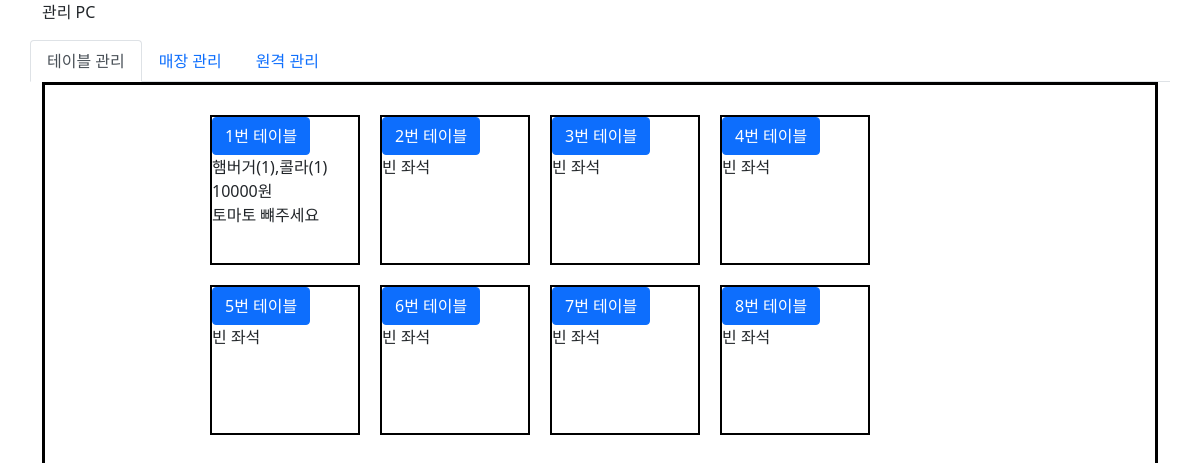
The page / (signed in) on the database as committed earlier.
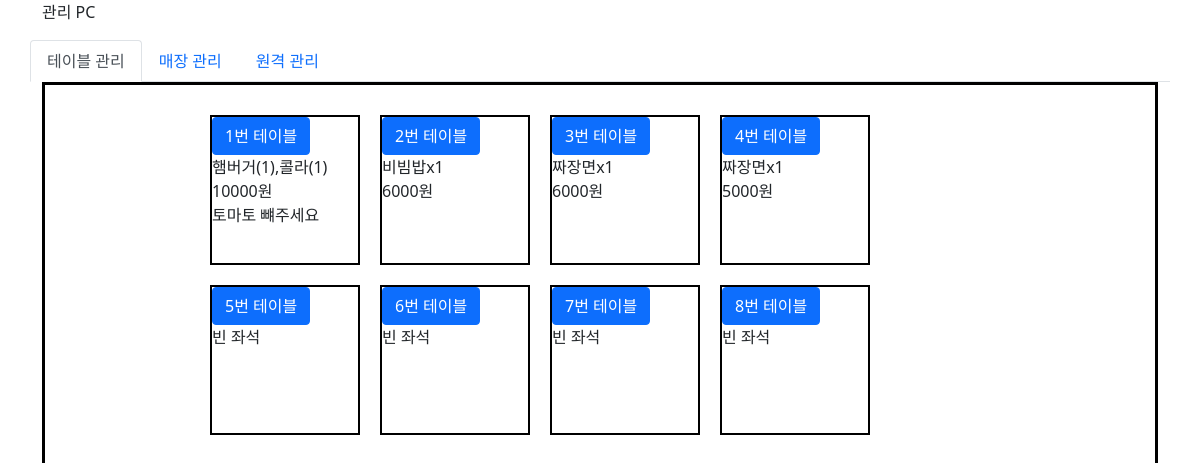
The same page on the database as committed later.
### tables this page shows
CREATE TABLE table2    (order_id integer primary key AUTOINCREMENT,    order_food text, inquery text, total integer, order_pc text, date text);

### server.py (the view, shortened to what this page needs)
@app.route("/", methods=['GET','POST'])
def hello(username=None, rows=None):
    if 'id' in session:
        if request.method == "GET":
            if request.args.get('id'): #삭제
                idx = request.args.get('id')
                delete_result = delete_menu(idx)
                if delete_result == 1:
                    print("메뉴를 정상적으로 삭제했습니다.")
                    return "<script>alert('메뉴를 정상적으로 삭제했습니다.');location.href='./';</script>"
                else:
                    print("비정상적인 요청으로 삭제하지 못했습니다.")
                    return "<script>alert('메뉴를 정상적으로 삭제했습니다.');location.href='./';</script>"
            else:
                username = session['id']
                rows = order_food() #주문 메뉴 조회
                total_price = sum([rows[i][3] for i in range(len(rows))])
                rows1 = menu() #등록 메뉴 조회
                print(rows)
                print(rows1)
                return render_template("./counter_main.html", username=username, rows = rows, rows1=rows1, total_price=total_price)
    else:
        return "<script>alert('로그인 후 이용해주세요.');location.href='./login'</script>"

### server.py (called while the page is built)
def order_food():
    cursor.execute(f"SELECT * FROM table2")
    rows = cursor.fetchall()
    count = len(rows)
    if count < 8:
        empty = 8 - count
        for i in range(empty):
            rows.append(('','','',0,''))
    return rows

def menu():
    cursor.execute("SELECT * FROM table1")
    rows = cursor.fetchall()
    return rows

### templates/counter_main.html (shortened to what this page needs)
<!DOCTYPE html>
<html lang="en">
<head>
    <link href="https://cdn.jsdelivr.net/npm/bootstrap@5.0.2/dist/css/bootstrap.min.css" rel="stylesheet">
    <link href="{{ url_for('static', filename='css/kiosk_counter.css') }}" rel="stylesheet">
</head>
<body>
    <div class="container">
        <div class="row">
            <p> 관리 PC </p>
            <ul class="nav nav-tabs" id="myTab" role="tablist">
                <li class="nav-item" role="presentation">
                  <button class="nav-link active" id="home-tab" data-bs-toggle="tab" data-bs-target="#home-tab-pane" type="button" role="tab" aria-controls="home-tab-pane" aria-selected="true">테이블 관리</button>
                </li>
                <li class="nav-item" role="presentation">
                  <button class="nav-link" id="profile-tab" data-bs-toggle="tab" data-bs-target="#profile-tab-pane" type="button" role="tab" aria-controls="profile-tab-pane" aria-selected="false">매장 관리</button>
                </li>
                <li class="nav-item" role="presentation">
                  <button class="nav-link" id="contact-tab" data-bs-toggle="tab" data-bs-target="#contact-tab-pane" type="button" role="tab" aria-controls="contact-tab-pane" aria-selected="false">원격 관리</button>
                </li>
            </ul>
                <div class="tab-content" id="myTabContent">
                    <div class="tab-pane fade show active" id="home-tab-pane" role="tabpanel" aria-labelledby="home-tab" tabindex="0">
                        <div class="boardred-section">
                            <div class="box">
                                {% for i in range(rows | length) %}
                                <div class="table_box">
                                    <button type="button" class="btn btn-primary" data-bs-toggle="modal" data-bs-target="#staticBackdrop{{ i }}">
                                        {{ i+1 }}번 테이블
                                    </button>
                                      {% if rows[i][0] == '' %}
                                        <br>빈 좌석
                                      {% else %}
                                        <br>{{ rows[i][1]}}
                                        <br> {{ rows[i][3] }}원
                                        <br> {{ rows[i][2] }}
                                      {% endif %}
                                </div>
                                {% endfor %}
                            </div>
                        </div>
                    </div>
                </div>
        </div>
    </div>
</body>
</html>

Rows that differ between the two databases and show on the page:
added table2: order_food "비빔밥x1", total "6000"
added table2: order_food "짜장면x1", total "6000"
added table2: order_food "짜장면x1", total "5000"
Other text that changed with them:
new list line: "2 번 테이블 원"
new list line: "3 번 테이블 원"
new list line: "4 번 테이블 원"
list line gone: "2 번 테이블 빈 좌석"
list line gone: "3 번 테이블 빈 좌석"
list line gone: "4 번 테이블 빈 좌석"
